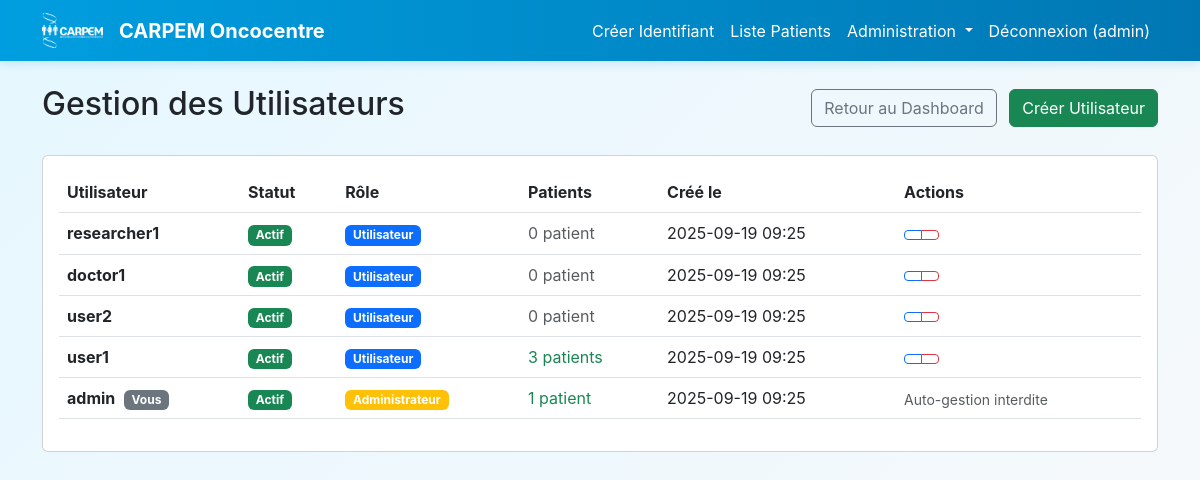
The app's page /admin/users (signed in) with its own data.
### archive_old_structure/models.py (models this page shows, shortened)
class User(UserMixin, db.Model):
    id = db.Column(db.Integer, primary_key=True)
    username = db.Column(db.String(80), unique=True, nullable=False)
    password_hash = db.Column(db.String(128), nullable=False)
    is_active = db.Column(db.Boolean, default=True, nullable=False)
    is_admin = db.Column(db.Boolean, default=False, nullable=False)
    created_at = db.Column(db.DateTime, default=datetime.utcnow)

### archive_old_structure/admin.py (the view)
@admin_bp.route('/users')
@admin_required
def list_users():
    try:
        users = User.query.order_by(User.created_at.desc()).all()
        for user in users:
            user.patient_count = Patient.query.filter_by(created_by=user.id).count()
    except Exception:
        users = get_all_users_direct()
    return render_template('admin/users.html', users=users)

### archive_old_structure/admin.py (called while the page is built)
def admin_required(f):
    @wraps(f)
    @login_required
    def decorated_function(*args, **kwargs):
        if not current_user.is_admin:
            flash('Accès refusé. Privilèges administrateur requis.', 'error')
            abort(403)
        return f(*args, **kwargs)
    return decorated_function

### templates/admin/users.html (shortened to what this page needs)
{% extends "base.html" %}
{% block content %}
<div class="row">
    <div class="col-md-12">
        <div class="d-flex justify-content-between align-items-center mb-4">
            <h2> Gestion des Utilisateurs</h2>
            <div>
                <a href="{{ url_for('admin.dashboard') }}" class="btn btn-outline-secondary me-2">
                     Retour au Dashboard
                </a>
                <a href="{{ url_for('admin.create_user') }}" class="btn btn-success">
                     Créer Utilisateur
                </a>
            </div>
        </div>
    </div>
</div>
<div class="row">
    <div class="col-md-12">
        <div class="card">
            <div class="card-body">
                {% if users %}
                    <div class="table-responsive">
                        <table class="table table-hover">
                            <thead>
                                <tr>
                                    <th>Utilisateur</th>
                                    <th>Statut</th>
                                    <th>Rôle</th>
                                    <th>Patients</th>
                                    <th>Créé le</th>
                                    <th>Actions</th>
                                </tr>
                            </thead>
                            <tbody>
                                {% for user in users %}
                                <tr {% if not user.is_active %}class="table-secondary"{% endif %}>
                                    <td>
                                        <strong>{{ user.username }}</strong>
                                        {% if user.id == current_user.id %}
                                            <span class="badge bg-secondary ms-1">Vous</span>
                                        {% endif %}
                                    </td>
                                    <td>
                                        {% if user.is_active %}
                                            <span class="badge bg-success">Actif</span>
                                        {% else %}
                                            <span class="badge bg-secondary">Inactif</span>
                                        {% endif %}
                                    </td>
                                    <td>
                                        {% if user.is_admin %}
                                            <span class="badge bg-warning">Administrateur</span>
                                        {% else %}
                                            <span class="badge bg-primary">Utilisateur</span>
                                        {% endif %}
                                    </td>
                                    <td>
                                        {% if user.patient_count > 0 %}
                                            <span class="text-success">{{ user.patient_count }} patient{{ 's' if user.patient_count > 1 else '' }}</span>
                                        {% else %}
                                            <span class="text-muted">0 patient</span>
                                        {% endif %}
                                    </td>
                                    <td>{{ user.created_at.strftime('%Y-%m-%d %H:%M') }}</td>
                                    <td>
                                        <div class="btn-group btn-group-sm" role="group">
                                            {% if user.id != current_user.id %}
                                                <a href="{{ url_for('admin.edit_user', user_id=user.id) }}"
                                                   class="btn btn-outline-primary" title="Modifier">
                                                </a>
                                                <button type="button" class="btn btn-outline-danger"
                                                        onclick="confirmDelete('{{ user.username }}', {{ user.id }}, {{ user.patient_count }})"
                                                        title="Supprimer">
                                                </button>
                                            {% else %}
                                                <span class="text-muted small">Auto-gestion interdite</span>
                                            {% endif %}
                                        </div>
                                    </td>
                                </tr>
                                {% endfor %}
                            </tbody>
                        </table>
                    </div>
                {% endif %}
            </div>
        </div>
    </div>
</div>
{% endblock %}

### templates/base.html (shortened to what this page needs)
<!DOCTYPE html>
<html lang="fr">
<head>
    <link href="https://cdn.jsdelivr.net/npm/bootstrap@5.3.0/dist/css/bootstrap.min.css" rel="stylesheet">
    <link rel="stylesheet" href="{{ url_for('static', filename='style.css') }}">
</head>
<body>
    <nav class="navbar navbar-expand-lg navbar-light carpem-navbar">
        <div class="container">
            <a class="navbar-brand d-flex align-items-center" href="{{ url_for('main.index') }}">
                <img src="{{ url_for('static', filename='carpem-logo.png') }}" alt="CARPEM Logo" class="carpem-logo me-3">
                <strong>CARPEM Oncocentre</strong>
            </a>
            <div class="navbar-nav">
                {% if current_user.is_authenticated %}
                    <a class="nav-link" href="{{ url_for('main.index') }}">Créer Identifiant</a>
                    <a class="nav-link" href="{{ url_for('main.list_patients') }}">Liste Patients</a>
                    {% if current_user.is_admin %}
                        <div class="nav-item dropdown">
                            <a class="nav-link dropdown-toggle text-warning" href="#" role="button" data-bs-toggle="dropdown">
                                 Administration
                            </a>
                        </div>
                    {% endif %}
                    <a class="nav-link" href="{{ url_for('auth.logout') }}">Déconnexion ({{ current_user.username }})</a>
                {% else %}
                    <a class="nav-link" href="{{ url_for('auth.login') }}">Connexion</a>
                {% endif %}
            </div>
        </div>
    </nav>
    <main class="container mt-4">
        {% block content %}{% endblock %}
    </main>
</body>
</html>

### static/style.css (style rules this page uses)
:root { --carpem-blue: #009ee0; --carpem-pink: #ec2849; --carpem-light-blue: #e6f7ff; --carpem-dark-blue: #0077b3; }
body { background: linear-gradient(135deg, var(--carpem-light-blue) 0%, #f8f9fa 100%); font-family: -apple-system, BlinkMacSystemFont, 'Segoe UI', Roboto, sans-serif; min-height: 100vh; }
.carpem-navbar { background: linear-gradient(90deg, var(--carpem-blue) 0%, var(--carpem-dark-blue) 100%); box-shadow: 0 2px 10px rgba(0, 158, 224, 0.2); }
.carpem-navbar .navbar-brand, .carpem-navbar .nav-link { color: white !important; transition: all 0.3s ease; }
.carpem-logo { height: 35px; width: auto; filter: brightness(0) invert(1); transition: all 0.3s ease; }

### records on screen
User: username "admin", shows "Vous", is_active "Actif", is_admin "Administrateur", patient_count "1", created_at "2025-09-19 09:25", shows "Auto-gestion interdite"
User: username "researcher1", is_active "Actif", is_admin "Utilisateur", shows "0 patient", created_at "2025-09-19 09:25"
User: username "doctor1", is_active "Actif", is_admin "Utilisateur", shows "0 patient", created_at "2025-09-19 09:25"
User: username "user2", is_active "Actif", is_admin "Utilisateur", shows "0 patient", created_at "2025-09-19 09:25"
User: username "user1", is_active "Actif", is_admin "Utilisateur", patient_count "3", patient_count "s", created_at "2025-09-19 09:25"
